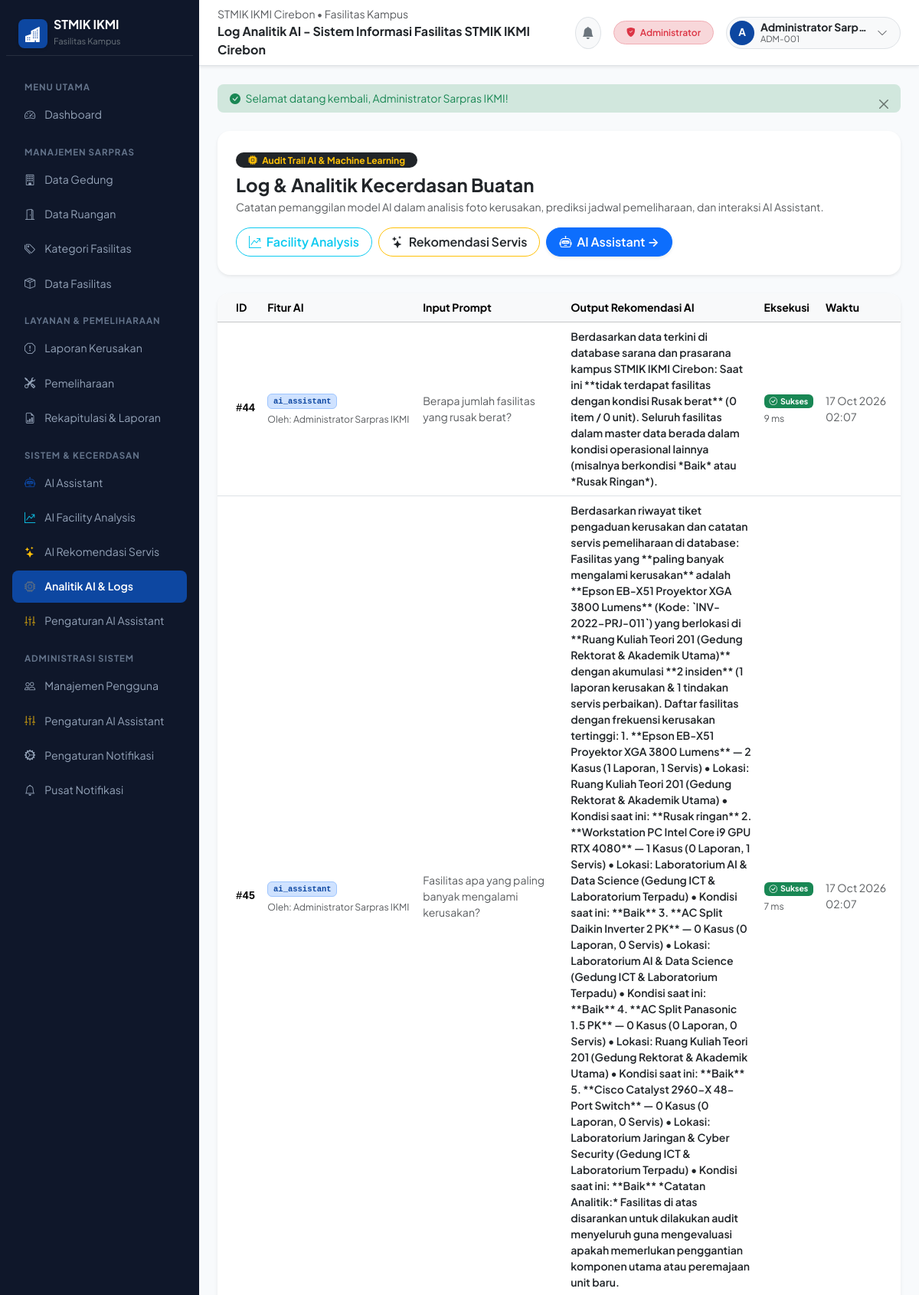
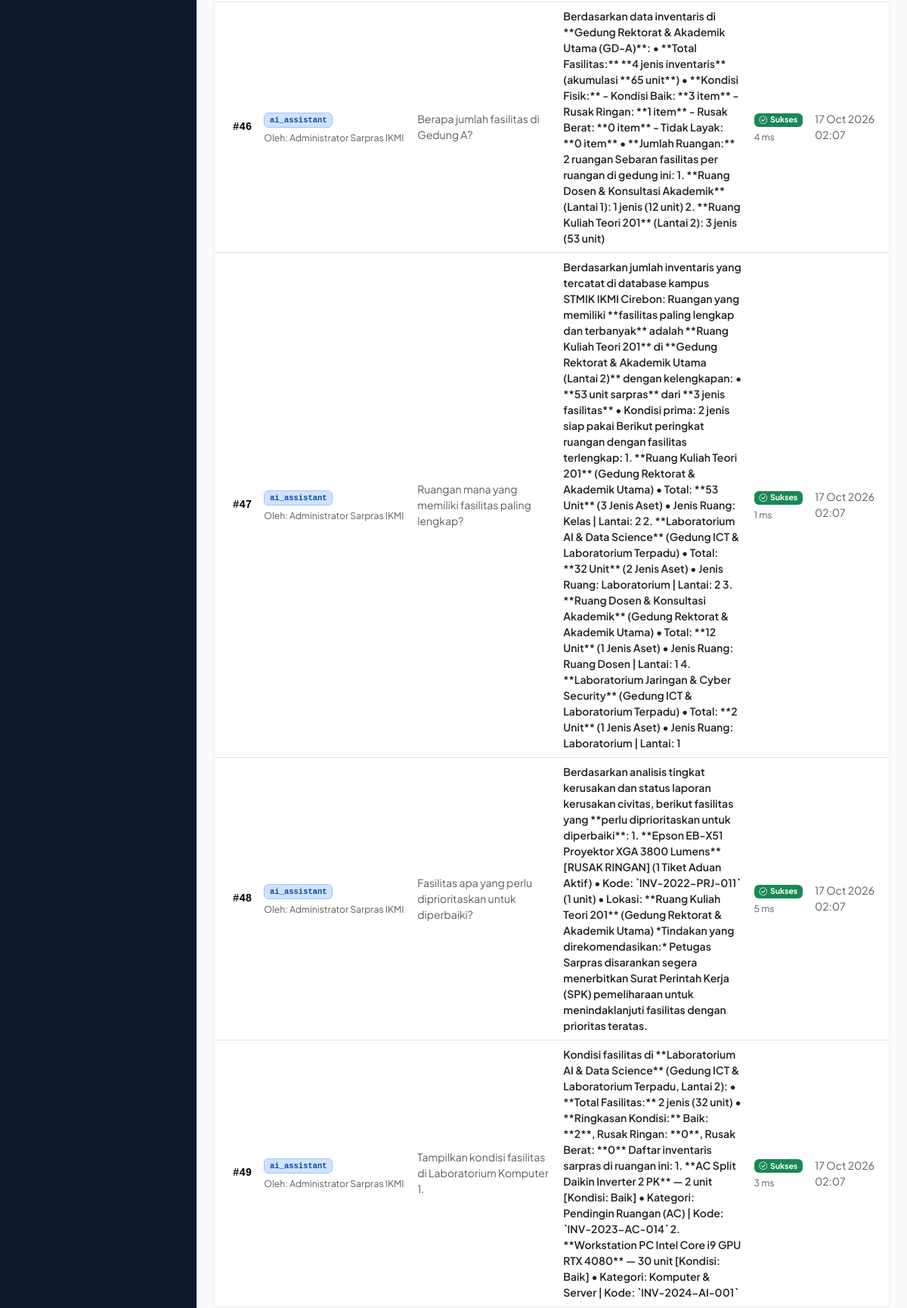
The page /public/ai (signed in, upper part) on the database its author committed (2 pictures, top to bottom).
### tables this page shows
CREATE TABLE `ai_logs` (
  `id` int unsigned NOT NULL AUTO_INCREMENT,
  `user_id` int unsigned DEFAULT NULL,
  `question` text,
  `response` text,
  `fitur` varchar(100) NOT NULL COMMENT 'e.g. deteksi_kerusakan_visual, estimasi_biaya, prediksi_siklus',
  `prompt_input` text,
  `response_output` text,
  `metadata_json` json DEFAULT NULL,
  `status` enum('sukses','gagal','pending') NOT NULL DEFAULT 'sukses',
  `waktu_eksekusi_ms` int unsigned NOT NULL DEFAULT '0',
  `created_at` timestamp NOT NULL DEFAULT CURRENT_TIMESTAMP,
  PRIMARY KEY (`id`),
  KEY `idx_ai_logs_user_id` (`user_id`),
  KEY `idx_ai_logs_fitur` (`fitur`),
  KEY `idx_ai_logs_status` (`status`),
  KEY `idx_ai_logs_created_at` (`created_at`),
  CONSTRAINT `fk_ai_logs_user` FOREIGN KEY (`user_id`) REFERENCES `users` (`id`) ON DELETE SET NULL ON UPDATE CASCADE
);

CREATE TABLE `users` (
  `id` int unsigned NOT NULL AUTO_INCREMENT,
  `role_id` int unsigned NOT NULL,
  `nomor_induk` varchar(50) NOT NULL COMMENT 'NIM / NIDN / NIP Civitas STMIK IKMI',
  `nama_lengkap` varchar(100) NOT NULL,
  `email` varchar(100) NOT NULL,
  `password` varchar(255) NOT NULL COMMENT 'Password terenkripsi (Bcrypt hash)',
  `telepon` varchar(20) DEFAULT NULL,
  `jenis_pengguna` enum('dosen','mahasiswa','staff','umum') NOT NULL DEFAULT 'mahasiswa',
  `status` enum('aktif','nonaktif') NOT NULL DEFAULT 'aktif',
  `created_at` timestamp NOT NULL DEFAULT CURRENT_TIMESTAMP,
  `updated_at` timestamp NOT NULL DEFAULT CURRENT_TIMESTAMP ON UPDATE CURRENT_TIMESTAMP,
  PRIMARY KEY (`id`),
  UNIQUE KEY `uq_users_nomor_induk` (`nomor_induk`),
  UNIQUE KEY `uq_users_email` (`email`),
  KEY `idx_users_role_id` (`role_id`),
  KEY `idx_users_status` (`status`),
  KEY `idx_users_jenis_pengguna` (`jenis_pengguna`),
  CONSTRAINT `fk_users_role` FOREIGN KEY (`role_id`) REFERENCES `roles` (`id`) ON DELETE RESTRICT ON UPDATE CASCADE
);

### app/controllers/AiController.php (called while the page is built, shortened)
<?php
class AiController extends Controller {
    public function index() {
        $aiLogModel = $this->model('AiLogModel');
        $logs = $aiLogModel->getAllLogs(100);
        $data = [
            'title' => 'Log Analitik AI - ' . APP_NAME,
            'user' => Auth::user(),
            'role' => Auth::role(),
            'ai_logs' => $logs
        ];
        $this->renderView('ai/index', $data);
    }
    private function renderView($viewName, $data) {
        $this->view($viewName, $data);
    }
}

### app/core/App.php (called while the page is built, shortened)
<?php
class App {
    protected $method = DEFAULT_METHOD;
    public function __construct() {
        $url = $this->parseUrl();
        if (!empty($url[0])) {
            $formattedController = str_replace(' ', '', ucwords(str_replace(['-', '_'], ' ', $url[0]))) . 'Controller';
            $controllerFile = __DIR__ . '/../controllers/' . $formattedController . '.php';
            if (file_exists($controllerFile)) {
                unset($url[0]);
            } else {
                $this->controller = 'ErrorController';
            }
        }
        $this->controller = new $this->controller;
        $this->params = $url ? array_values($url) : [];
        call_user_func_array([$this->controller, $this->method], $this->params);
    }
    public function parseUrl() {
        if (isset($_GET['url'])) {
            $url = rtrim($_GET['url'], '/');
            $url = filter_var($url, FILTER_SANITIZE_URL);
            return explode('/', $url);
        }
        return [];
    }
}

### public/index.php (called while the page is built, shortened)
<?php
require_once __DIR__ . '/../app/helpers/helper.php';
require_once __DIR__ . '/../app/core/Database.php';
require_once __DIR__ . '/../app/core/Model.php';
require_once __DIR__ . '/../app/core/Controller.php';
require_once __DIR__ . '/../app/core/App.php';
$app = new App();

### app/helpers/helper.php (called while the page is built, shortened)
<?php
if (!function_exists('base_url')) {
    function base_url($path = '') {
        $cleanPath = ltrim($path, '/');
        return BASE_URL . ($cleanPath ? '/' . $cleanPath : '');
    }
}

### app/core/Database.php (called while the page is built, shortened)
<?php
class Database {
    private $host = DB_HOST;
    private $port = DB_PORT;
    private $user = DB_USER;
    private $pass = DB_PASS;
    private $dbname = DB_NAME;
    private $charset = DB_CHARSET;
    private $dbh;
    private $stmt;
    public function __construct() {
        $dsn = 'mysql:host=' . $this->host . ';port=' . $this->port . ';dbname=' . $this->dbname . ';charset=' . $this->charset;
        $options = [
            PDO::ATTR_PERSISTENT => false,
            PDO::ATTR_ERRMODE => PDO::ERRMODE_EXCEPTION,
            PDO::ATTR_DEFAULT_FETCH_MODE => PDO::FETCH_ASSOC,
            PDO::ATTR_EMULATE_PREPARES => false
        ];
        try {
            $this->dbh = new PDO($dsn, $this->user, $this->pass, $options);
        } catch (PDOException $e) {
            $this->error = $e->getMessage();
            die('Koneksi Database Gagal: ' . $this->error);
        }
    }
    public function query($sql) {
        $this->stmt = $this->dbh->prepare($sql);
        return $this;
    }
    public function bind($param, $value, $type = null) {
        $this->stmt->bindValue($param, $value, $type);
        return $this;
    }
    public function execute() {
        return $this->stmt->execute();
    }
    public function resultSet() {
        $this->execute();
        return $this->stmt->fetchAll();
    }
}

### app/models/AiLogModel.php (called while the page is built, shortened)
<?php
class AiLogModel extends Model {
    public function getAllLogs(int $limit = 50): array {
        $sql = "SELECT a.*, u.nama_lengkap, u.email, u.jenis_pengguna
                FROM ai_logs a
                LEFT JOIN users u ON a.user_id = u.id
                ORDER BY a.created_at DESC
                LIMIT " . (int)$limit;
        return $this->db->query($sql)->resultSet();
    }
}

### app/core/Model.php (called while the page is built, shortened)
<?php
class Model {
    public function __construct() {
        $this->db = new Database();
    }
}

### app/views/ai/index.php (the view)
<div class="container-fluid p-0">
    <div class="card border-0 shadow-sm rounded-4 bg-white mb-4">
        <div class="card-body p-4 d-flex justify-content-between align-items-center flex-wrap gap-3">
            <div>
                <span class="badge bg-dark px-3 py-1 rounded-pill small mb-2 text-warning">
                    <i class="bi bi-cpu-fill me-1"></i> Audit Trail AI & Machine Learning
                </span>
                <h4 class="fw-bold mb-1">Log & Analitik Kecerdasan Buatan</h4>
                <p class="text-muted small mb-0">Catatan pemanggilan model AI dalam analisis foto kerusakan, prediksi jadwal pemeliharaan, dan interaksi AI Assistant.</p>
            </div>
            <div class="d-flex gap-2 flex-wrap">
                <a href="<?= base_url('ai/analysis') ?>" class="btn btn-outline-info rounded-pill px-3 fw-semibold">
                    <i class="bi bi-graph-up-arrow me-1"></i> Facility Analysis
                </a>
                <a href="<?= base_url('ai/recommendations') ?>" class="btn btn-outline-warning text-dark rounded-pill px-3 fw-semibold">
                    <i class="bi bi-stars me-1"></i> Rekomendasi Servis
                </a>
                <a href="<?= base_url('ai-assistant') ?>" class="btn btn-primary rounded-pill px-3 fw-semibold shadow-sm">
                    <i class="bi bi-robot me-1"></i> AI Assistant &rarr;
                </a>
            </div>
        </div>
    </div>
    <div class="card border-0 shadow-sm rounded-4 bg-white overflow-hidden">
        <div class="card-body p-0">
            <div class="table-responsive">
                <table class="table table-hover align-middle mb-0 small">
                    <thead class="table-light">
                        <tr>
                            <th class="ps-4">ID</th>
                            <th>Fitur AI</th>
                            <th>Input Prompt</th>
                            <th>Output Rekomendasi AI</th>
                            <th>Eksekusi</th>
                            <th>Waktu</th>
                        </tr>
                    </thead>
                    <tbody>
                        <?php if (!empty($ai_logs)): ?>
                            <?php foreach ($ai_logs as $log): ?>
                            <tr>
                                <td class="ps-4 fw-bold font-monospace">#<?= $log['id'] ?></td>
                                <td>
                                    <span class="badge bg-primary-subtle text-primary border border-primary-subtle font-monospace">
                                        <?= htmlspecialchars($log['fitur']) ?>
                                    </span>
                                    <div class="text-muted small mt-1">Oleh: <?= htmlspecialchars($log['nama_lengkap'] ?? 'Sistem') ?></div>
                                </td>
                                <td>
                                    <div class="text-muted text-wrap" style="max-width: 250px;"><?= htmlspecialchars($log['prompt_input']) ?></div>
                                </td>
                                <td>
                                    <div class="text-dark fw-semibold text-wrap" style="max-width: 320px;"><?= htmlspecialchars($log['response_output']) ?></div>
                                </td>
                                <td>
                                    <span class="badge bg-success"><i class="bi bi-check-circle me-1"></i><?= ucfirst($log['status']) ?></span>
                                    <small class="text-muted d-block mt-1"><?= $log['waktu_eksekusi_ms'] ?> ms</small>
                                </td>
                                <td class="text-muted"><?= date('d M Y H:i', strtotime($log['created_at'])) ?></td>
                            </tr>
                            <?php endforeach; ?>
                        <?php else: ?>
                            <tr>
                                <td colspan="6" class="text-center py-4 text-muted">Belum ada riwayat inferensi AI.</td>
                            </tr>
                        <?php endif; ?>
                    </tbody>
                </table>
            </div>
        </div>
    </div>
</div>

### public/assets/css/style.css (style rules this page uses)
:root { --bs-primary: #0d47a1; --bs-primary-rgb: 13, 71, 161; --bs-primary-hover: #083072; --bs-warning: #ffb300; --bs-font-sans-serif: 'Plus Jakarta Sans', system-ui, -apple-system, sans-serif; }
body { font-family: var(--bs-font-sans-serif); color: #2b3445; background-color: #f8fafc; -webkit-font-smoothing: antialiased; }

### rows shown on the page
ai_logs: id "44", fitur "ai_assistant", user.nama_lengkap "Administrator Sarpras IKMI", prompt_input "Berapa jumlah fasilitas yang rusak berat?", response_output "Berdasarkan data terkini di database sarana dan prasarana kampus STMIK IKMI Cirebon: Saat ini **tidak terdapat fasilitas dengan kondisi Rusak berat** (0 item / 0 unit). Seluruh fasilitas dalam master data berada dalam kondisi operasional lainnya (misalnya berkondisi *Baik* atau *Rusak Ringan*).", status "Sukses", waktu_eksekusi_ms "9", created_at "17 Oct 2026 02:07"
ai_logs: id "45", fitur "ai_assistant", user.nama_lengkap "Administrator Sarpras IKMI", prompt_input "Fasilitas apa yang paling banyak mengalami kerusakan?", response_output "Berdasarkan riwayat tiket pengaduan kerusakan dan catatan servis pemeliharaan di database: Fasilitas yang **paling banyak mengalami kerusakan** adalah **Epson EB-X51 Proyektor XGA 3800 Lumens** (Kode: `INV-2022-PRJ-011`) yang berlokasi di **Ruang Kuliah Teori 201 (Gedung Rektorat & Akademik Utama)** dengan akumulasi **2 insiden** (1 laporan kerusakan & 1 tindakan servis perbaikan). Daftar fasilitas dengan frekuensi kerusakan tertinggi: 1. **Epson EB-X51 Proyektor XGA 3800 Lumens** — 2 Kasus (1 Laporan, 1 Servis) • Lokasi: Ruang Kuliah Teori 201 (Gedung Rektorat & Akademik Utama) • Kondisi saat ini: **Rusak ringan** 2. **Workstation PC Intel Core i9 GPU RTX 4080** — 1 Kasus (0 Laporan, 1…", status "Sukses", waktu_eksekusi_ms "7", created_at "17 Oct 2026 02:07"
ai_logs: id "46", fitur "ai_assistant", user.nama_lengkap "Administrator Sarpras IKMI", prompt_input "Berapa jumlah fasilitas di Gedung A?", response_output "Berdasarkan data inventaris di **Gedung Rektorat & Akademik Utama (GD-A)**: • **Total Fasilitas:** **4 jenis inventaris** (akumulasi **65 unit**) • **Kondisi Fisik:** - Kondisi Baik: **3 item** - Rusak Ringan: **1 item** - Rusak Berat: **0 item** - Tidak Layak: **0 item** • **Jumlah Ruangan:** 2 ruangan Sebaran fasilitas per ruangan di gedung ini: 1. **Ruang Dosen & Konsultasi Akademik** (Lantai 1): 1 jenis (12 unit) 2. **Ruang Kuliah Teori 201** (Lantai 2): 3 jenis (53 unit)", status "Sukses", waktu_eksekusi_ms "4", created_at "17 Oct 2026 02:07"
ai_logs: id "47", fitur "ai_assistant", user.nama_lengkap "Administrator Sarpras IKMI", prompt_input "Ruangan mana yang memiliki fasilitas paling lengkap?", response_output "Berdasarkan jumlah inventaris yang tercatat di database kampus STMIK IKMI Cirebon: Ruangan yang memiliki **fasilitas paling lengkap dan terbanyak** adalah **Ruang Kuliah Teori 201** di **Gedung Rektorat & Akademik Utama (Lantai 2)** dengan kelengkapan: • **53 unit sarpras** dari **3 jenis fasilitas** • Kondisi prima: 2 jenis siap pakai Berikut peringkat ruangan dengan fasilitas terlengkap: 1. **Ruang Kuliah Teori 201** (Gedung Rektorat & Akademik Utama) • Total: **53 Unit** (3 Jenis Aset) • Jenis Ruang: Kelas | Lantai: 2 2. **Laboratorium AI & Data Science** (Gedung ICT & Laboratorium Terpadu) • Total: **32 Unit** (2 Jenis Aset) • Jenis Ruang: Laboratorium | Lantai: 2 3. **Ruang Dosen &…", status "Sukses", waktu_eksekusi_ms "1", created_at "17 Oct 2026 02:07"
ai_logs: id "48", fitur "ai_assistant", user.nama_lengkap "Administrator Sarpras IKMI", prompt_input "Fasilitas apa yang perlu diprioritaskan untuk diperbaiki?", response_output "Berdasarkan analisis tingkat kerusakan dan status laporan kerusakan civitas, berikut fasilitas yang **perlu diprioritaskan untuk diperbaiki**: 1. **Epson EB-X51 Proyektor XGA 3800 Lumens** [RUSAK RINGAN] (1 Tiket Aduan Aktif) • Kode: `INV-2022-PRJ-011` (1 unit) • Lokasi: **Ruang Kuliah Teori 201** (Gedung Rektorat & Akademik Utama) *Tindakan yang direkomendasikan:* Petugas Sarpras disarankan segera menerbitkan Surat Perintah Kerja (SPK) pemeliharaan untuk menindaklanjuti fasilitas dengan prioritas teratas.", status "Sukses", waktu_eksekusi_ms "5", created_at "17 Oct 2026 02:07"
ai_logs: id "49", fitur "ai_assistant", user.nama_lengkap "Administrator Sarpras IKMI", prompt_input "Tampilkan kondisi fasilitas di Laboratorium Komputer 1.", response_output "Kondisi fasilitas di **Laboratorium AI & Data Science** (Gedung ICT & Laboratorium Terpadu, Lantai 2): • **Total Fasilitas:** 2 jenis (32 unit) • **Ringkasan Kondisi:** Baik: **2**, Rusak Ringan: **0**, Rusak Berat: **0** Daftar inventaris sarpras di ruangan ini: 1. **AC Split Daikin Inverter 2 PK** — 2 unit [Kondisi: Baik] • Kategori: Pendingin Ruangan (AC) | Kode: `INV-2023-AC-014` 2. **Workstation PC Intel Core i9 GPU RTX 4080** — 30 unit [Kondisi: Baik] • Kategori: Komputer & Server | Kode: `INV-2024-AI-001`", status "Sukses", waktu_eksekusi_ms "3", created_at "17 Oct 2026 02:07"

### other values the page prints
$title "Log Analitik AI - Sistem Informasi Fasilitas STMIK IKMI Cirebon"
$roleLabel "Administrator"
substr($user['nama_lengkap'] ?? 'U', 0, 1) "A"
$user['nama_lengkap'] "Administrator Sarp…"
$user['nomor_induk'] "ADM-001"
$_SESSION['flash_success'] "Selamat datang kembali, Administrator Sarpras IKMI!"
